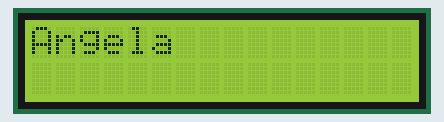
The sketch below on a simulated Arduino Uno, built with avr-gcc and run on an emulated ATmega328P. On the bench: 16×2 character LCD.

Above: at 0.21 s.
At 0.86 s:
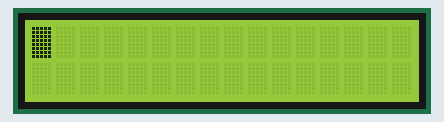
At 1.21 s:
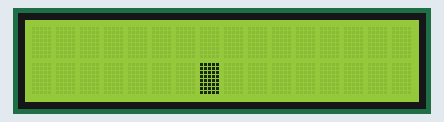

Measured:
- by itself, everything shown: repeats every 1.7 s, in 6 steps
- what the display in image 1 shows lasts 0.4 s, from 0.7 s to 1.1 s

The sketch:

lottaStuff.ino
```cpp
#include <LiquidCrystal.h>
LiquidCrystal lcd(1, 2, 3, 4, 5, 6, 7);

void setup() {
  // put your setup code here, to run once:
  lcd.begin(16,2);
}

void loop() {
  // put your main code here, to run repeatedly:
  lcd.print("Angela");
  delay(300);
  lcd.setCursor(2,1);
  lcd.print("Jackson");
  delay(300);
  lcd.clear();
  lcd.blink();
  delay(400);
  lcd.setCursor(7,1);
  delay(300);
  lcd.noBlink();
  lcd.cursor();
  delay(400);
  lcd.noCursor();
  lcd.clear();
}
```
